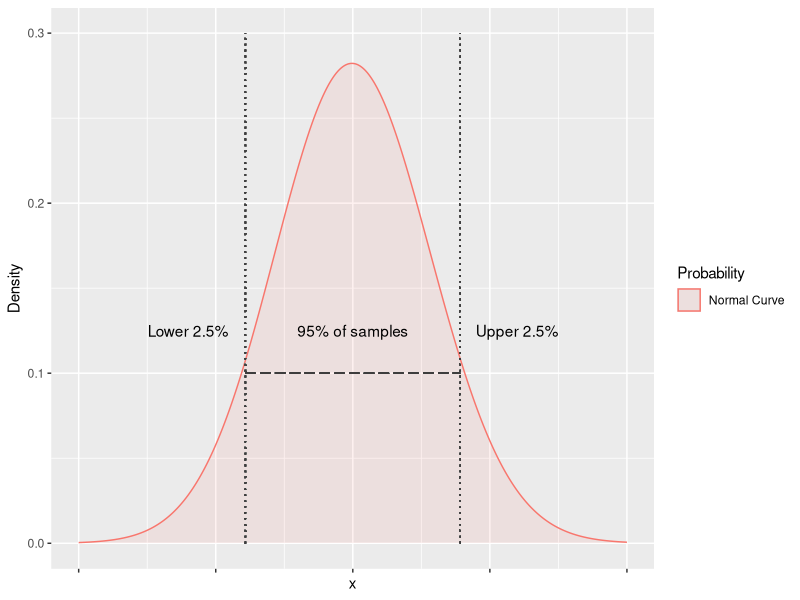
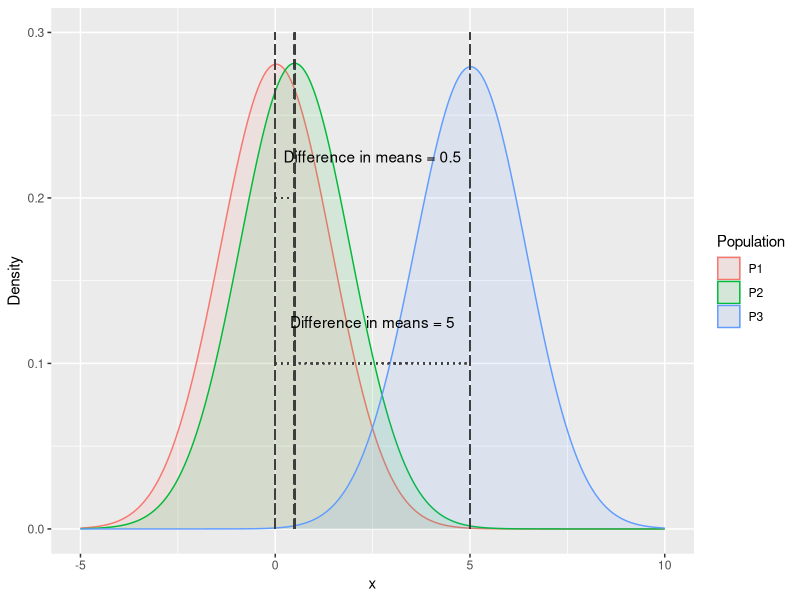
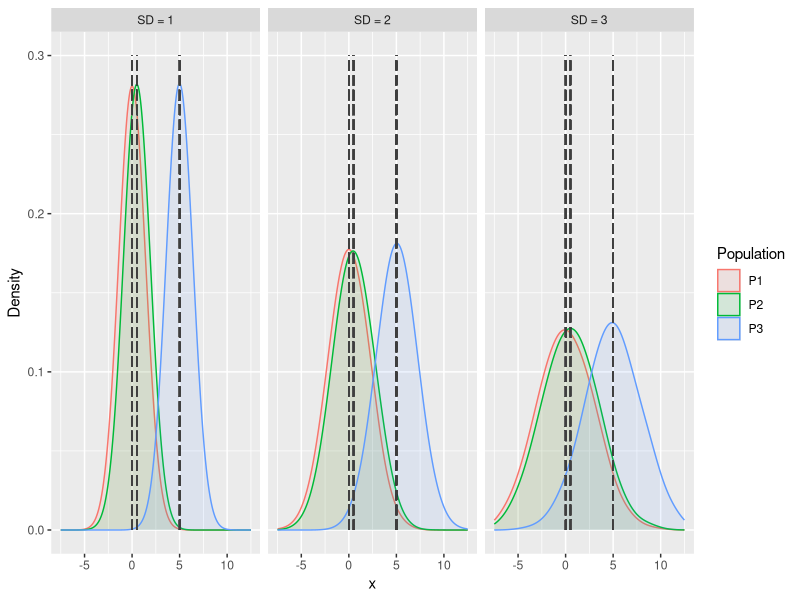
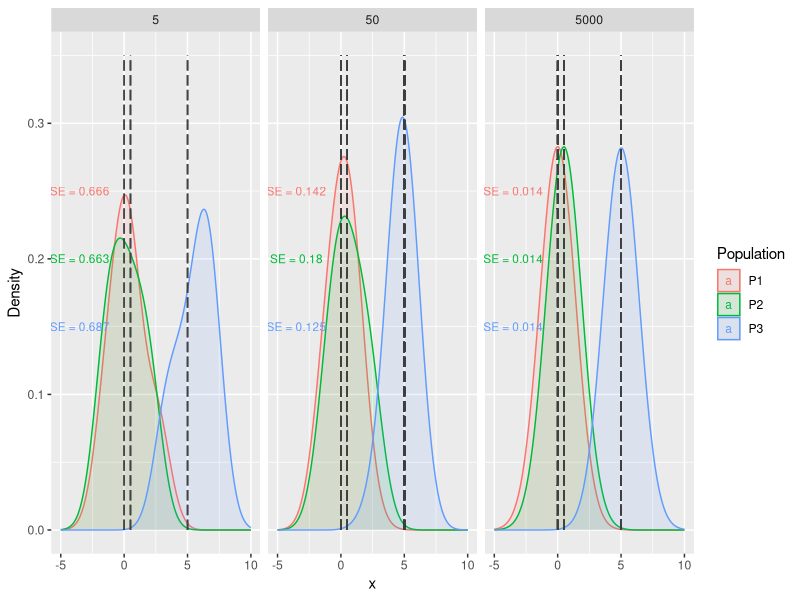
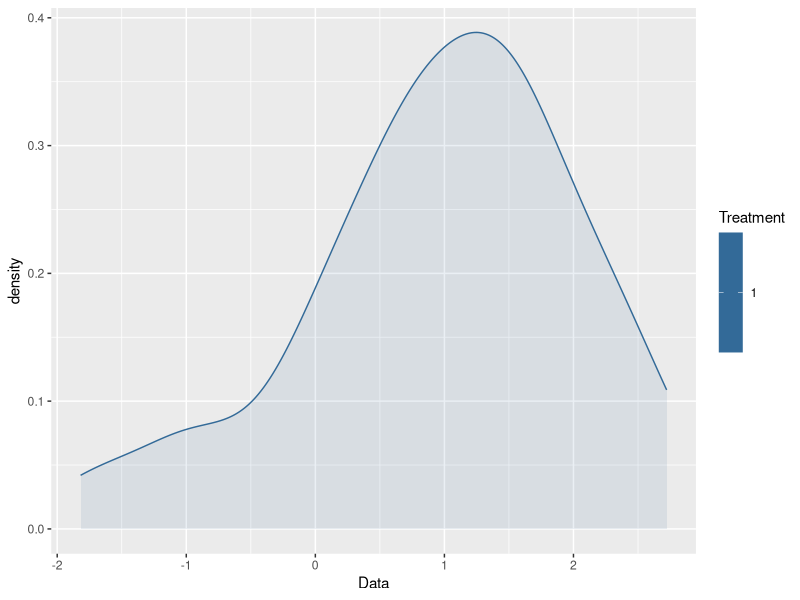
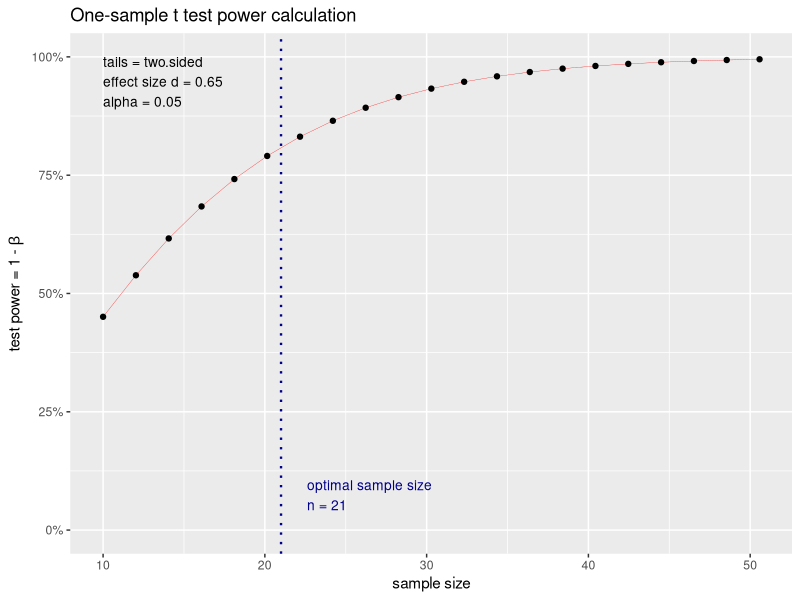
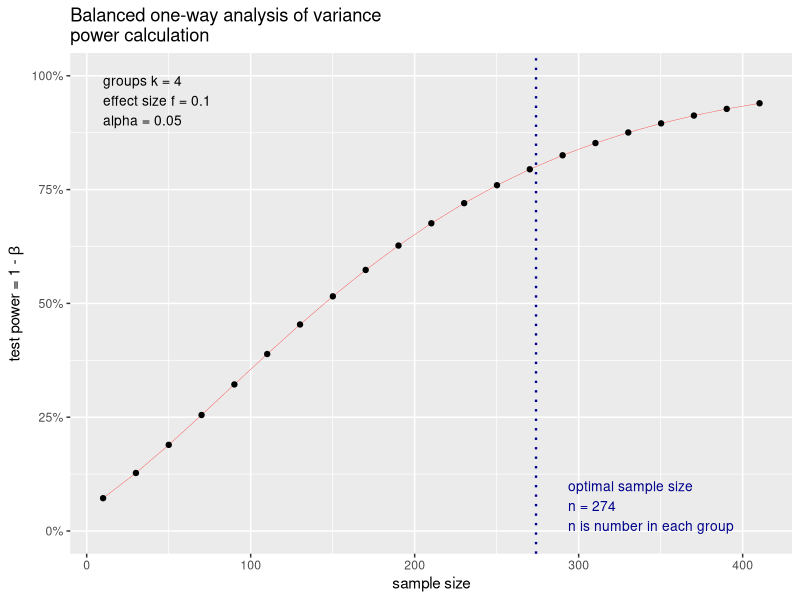
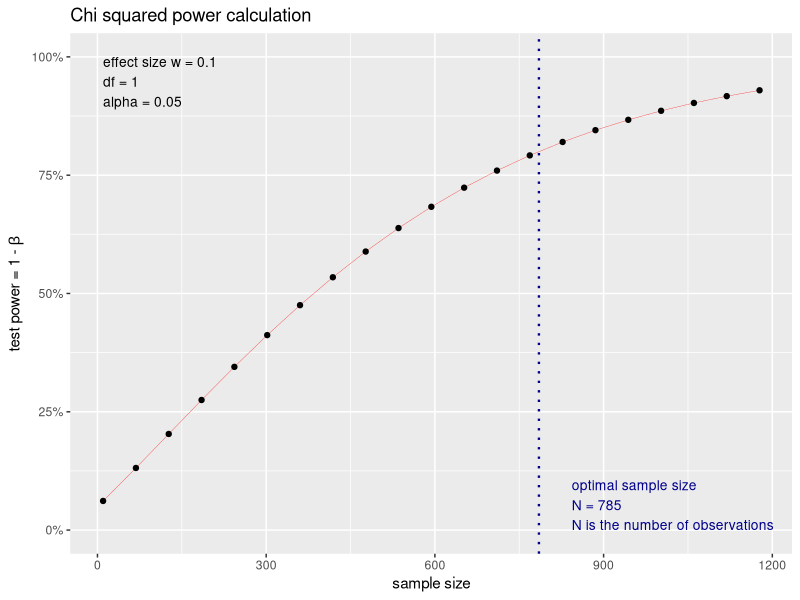

Reproduce these figures in R, in order.
## ---- chunk 1
library(tidyverse)

ddat <- data.frame(x = rnorm(5000, 0, 1), Probability = rep("Normal Curve", 5000))

ggplot(ddat, aes(x, fill = Probability, colour = Probability)) +
  geom_density(alpha = 0.1, bw = 1) +
  theme(axis.text.x = element_blank()) +
  geom_segment(aes(x = 1.96, y = 0, xend = 1.96, yend = 0.3), col = "gray25", size = 0.5, alpha = .2, linetype = 3) +
  geom_segment(aes(x = -1.96, y = 0, xend = -1.96, yend = 0.3), col = "gray25", size = 0.5, alpha = .2, linetype = 3) +
  geom_segment(aes(x = -1.96, y = 0.1, xend = 1.96, yend = 0.1), col = "gray25", size = 0.5, alpha = .2, linetype = 5) +
  annotate("text", x = 0, y = 0.125, label = "95% of samples") +
  annotate("text", x = 3, y = 0.125, label = "Upper 2.5%") +
  annotate("text", x = -3, y = 0.125, label = "Lower 2.5%") +
  ylab("Density") +
  xlim(-5,5)
## ---- chunk 2
#library(tidyverse)

ddat <- data.frame(x = c(rnorm(5000, 0, 1), rnorm(5000, 0.5, 1), rnorm(5000, 5, 1)), Population = c(rep("P1", 5000), rep("P2", 5000), rep("P3", 5000)))

ggplot(ddat, aes(x, fill = Population, colour = Population)) +
  geom_density(alpha = 0.1, bw = 1) +
  geom_segment(aes(x = 0, y = 0, xend = 0, yend = 0.3), col = "gray25", size = 0.5, alpha = .2, linetype = 5) +
  geom_segment(aes(x = 0.5, y = 0, xend = 0.5, yend = 0.3), col = "gray25", size = 0.5, alpha = .2, linetype = 5) +
  geom_segment(aes(x = 5, y = 0, xend = 5, yend = 0.3), col = "gray25", size = 0.5, alpha = .2, linetype = 5) +
  geom_segment(aes(x = 0, y = 0.1, xend = 5, yend = 0.1), col = "gray25", size = 0.5, alpha = .2, linetype = 3) +
  annotate("text", x = 2.5, y = 0.125, label = "Difference in means = 5") +
  geom_segment(aes(x = 0, y = 0.2, xend = 0.5, yend = 0.2), col = "gray25", size = 0.5, alpha = .2, linetype = 3) +
  annotate("text", x = 2.5, y = 0.225, label = "Difference in means = 0.5") +
  ylab("Density") +
  xlim(-5,10)
## ---- chunk 3
#| fig-height: 4

#library(tidyverse)

ddat <- rbind(data.frame(x = c(rnorm(5000, 0, 1), rnorm(5000, 0.5, 1), rnorm(5000, 5, 1)), Population = c(rep("P1", 5000), rep("P2", 5000), rep("P3", 5000)), variability = "SD = 1"), data.frame(x = c(rnorm(5000, 0, 2), rnorm(5000, 0.5, 2), rnorm(5000, 5, 2)), Population = c(rep("P1", 5000), rep("P2", 5000), rep("P3", 5000)), variability = "SD = 2"), data.frame(x = c(rnorm(5000, 0, 3), rnorm(5000, 0.5, 3), rnorm(5000, 5, 3)), Population = c(rep("P1", 5000), rep("P2", 5000), rep("P3", 5000)), variability = "SD = 3"))

ggplot(ddat, aes(x, fill = Population, colour = Population)) +
  geom_density(alpha = 0.1, bw = 1) +
  geom_segment(aes(x = 0, y = 0, xend = 0, yend = 0.3), col = "gray25", size = 0.5, alpha = .2, linetype = 5) +
  geom_segment(aes(x = 0.5, y = 0, xend = 0.5, yend = 0.3), col = "gray25", size = 0.5, alpha = .2, linetype = 5) +
  geom_segment(aes(x = 5, y = 0, xend = 5, yend = 0.3), col = "gray25", size = 0.5, alpha = .2, linetype = 5) +
  ylab("Density") +
  xlim(-7.5,12.5)  +
  facet_wrap(vars(variability))
## ---- chunk 4
#| fig-height: 4
#library(tidyverse)

ddat <- rbind(data.frame(x = c(rnorm(5000, 0, 1), rnorm(5000, 0.5, 1), rnorm(5000, 5, 1)), Population = c(rep("P1", 5000), rep("P2", 5000), rep("P3", 5000)), Sample = 5000), data.frame(x = c(rnorm(50, 0, 1), rnorm(50, 0.5, 1), rnorm(50, 5, 1)), Population = c(rep("P1", 50), rep("P2", 50), rep("P3", 50)), Sample = 50), data.frame(x = c(rnorm(5, 0, 1), rnorm(5, 0.5, 1), rnorm(5, 5, 1)), Population = c(rep("P1", 5), rep("P2", 5), rep("P3", 5)), Sample = 5))

ss <- ggplot(ddat, aes(x, fill = Population, colour = Population)) +
  geom_density(alpha = 0.1, bw = 1) +
  geom_segment(aes(x = 0, y = 0, xend = 0, yend = 0.35), col = "gray25", size = 0.5, alpha = .2, linetype = 5) +
  geom_segment(aes(x = 0.5, y = 0, xend = 0.5, yend = 0.35), col = "gray25", size = 0.5, alpha = .2, linetype = 5) +
  geom_segment(aes(x = 5, y = 0, xend = 5, yend = 0.35), col = "gray25", size = 0.5, alpha = .2, linetype = 5) +
  ylab("Density") +
  xlim(-5,10) +
  facet_wrap(vars(Sample))

ss_labels <- ddat %>% group_by(Sample, Population) %>% summarize(sd = sd(x)) %>% mutate(se = round(sd/sqrt(Sample), 3)) %>% mutate(label = paste0("SE = ", se))
  
p1_lab <- filter(ss_labels, Population == "P1")
p2_lab <- filter(ss_labels, Population == "P2")
p3_lab <- filter(ss_labels, Population == "P3")

ss +
  geom_text(x = -3.5, y = 0.25, aes(label = label), data = p1_lab, size = 3) +
  geom_text(x = -3.5, y = 0.2, aes(label = label), data = p2_lab, size = 3) +
  geom_text(x = -3.5, y = 0.15, aes(label = label), data = p3_lab, size = 3)
## ---- chunk 5
set.seed(10403)
## ---- chunk 6
dat <- rnorm(n = 50, # set the sample size
             mean = 1, # set the mean to = 1
             sd = 1) # set the standard deviation to = 1
## ---- chunk 7

df <- data.frame(Data = dat, Treatment = 1)

head(df)
## ---- chunk 8
ggplot(df, aes(Data, fill = Treatment, colour = Treatment)) +
  geom_density(alpha = 0.1)
## ---- chunk 9
t.test(x = df$Data, # set our vector of data values
       alternative = "two.sided", # specify the alternative hypothesis (which in this case is "not zero" so it is two-sided (verses "greater" or "less"))
       mu = 0) # set the "true value" of the mean 
## ---- chunk 10
t.test(x = df$Data, # set our vector of data values
       alternative = "two.sided", # specify the alternative hypothesis
       mu = 0.5) # set the "true value" of the mean 
## ---- chunk 11
# Make new data with greater variability (standard deviation = 2)
df <- data.frame(Data = 
                  rnorm(n = 50, # set the sample size
                        mean = 1, # set the mean
                        sd = 2), # set bigger standard deviation
                 Treatment = 1)

# Run t-test
t.test(x = df$Data,
       alternative = "two.sided", 
       mu = 0.5)
## ---- chunk 12
# Make new data with greater sample size (n = 100)
df <- data.frame(Data = 
                  rnorm(n = 100, # set the sample size
                        mean = 1, # set the mean
                        sd = 2), # set bigger standard deviation
                 Treatment = 1)

# Run t-test
t.test(x = df$Data,
       alternative = "two.sided", 
       mu = 0.5)
## ---- chunk 13
library(pwr)

pwr.t.test(d = 0.8,
           n = NULL,
           sig.level = 0.05,
           power = 0.8,
           type = "one.sample", 
           alternative = "two.sided")
## ---- chunk 14
mean(df$Data)
## ---- chunk 15
sd(df$Data)
## ---- chunk 16
mean(df$Data)/sd(df$Data)
## ---- chunk 17
pwr.t.test(d = 0.65,
           n = NULL,
           sig.level = 0.05,
           power = 0.8,
           type = "one.sample", 
           alternative = "two.sided")
## ---- chunk 18
pwr.t.test(d = 0.65,
           n = NULL,
           sig.level = 0.05,
           power = 0.8,
           type = "one.sample", 
           alternative = "two.sided") %>%
  plot()
## ---- chunk 19
cohen.ES(test = "t", size = "medium")
## ---- chunk 20
str(cohen.ES(test = "t", size = "medium"))
## ---- chunk 21
cohen.ES(test = "t", size = "medium")$effect.size
## ---- chunk 22
pwr.anova.test(f = cohen.ES(test = "anov", size = "small")$effect.size,
               k = 4,
               power = 0.80,
               sig.level = 0.05) %>%
  plot
## ---- chunk 23
pwr.chisq.test(w = cohen.ES(test = "chisq", size = "small")$effect.size,
              df = 1,
              power = 0.80,
              sig.level = 0.05) %>%
  plot()
## ---- chunk 24
pwr.r.test(r = cohen.ES(test = "r", size = "small")$effect.size,
           power = 0.80,
           sig.level = 0.05,
           alternative = "two.sided") %>%
  plot()
